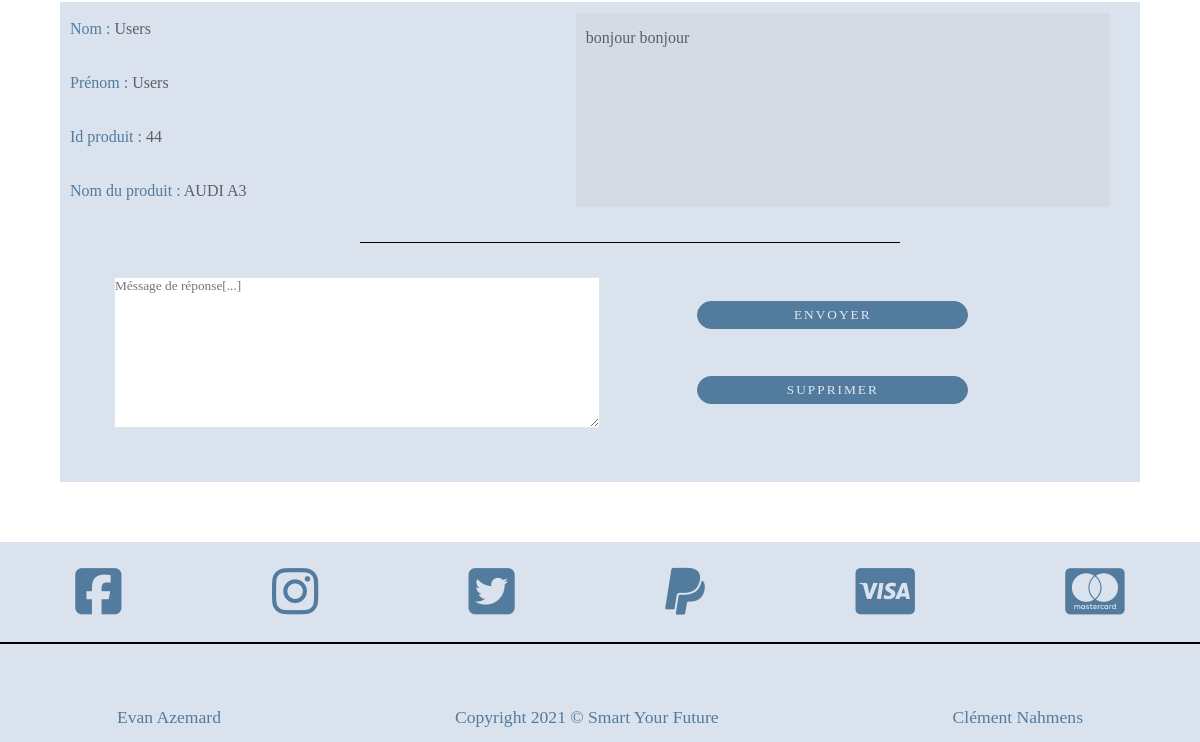
Before: /voir (signed in, lower part) with the older database file.
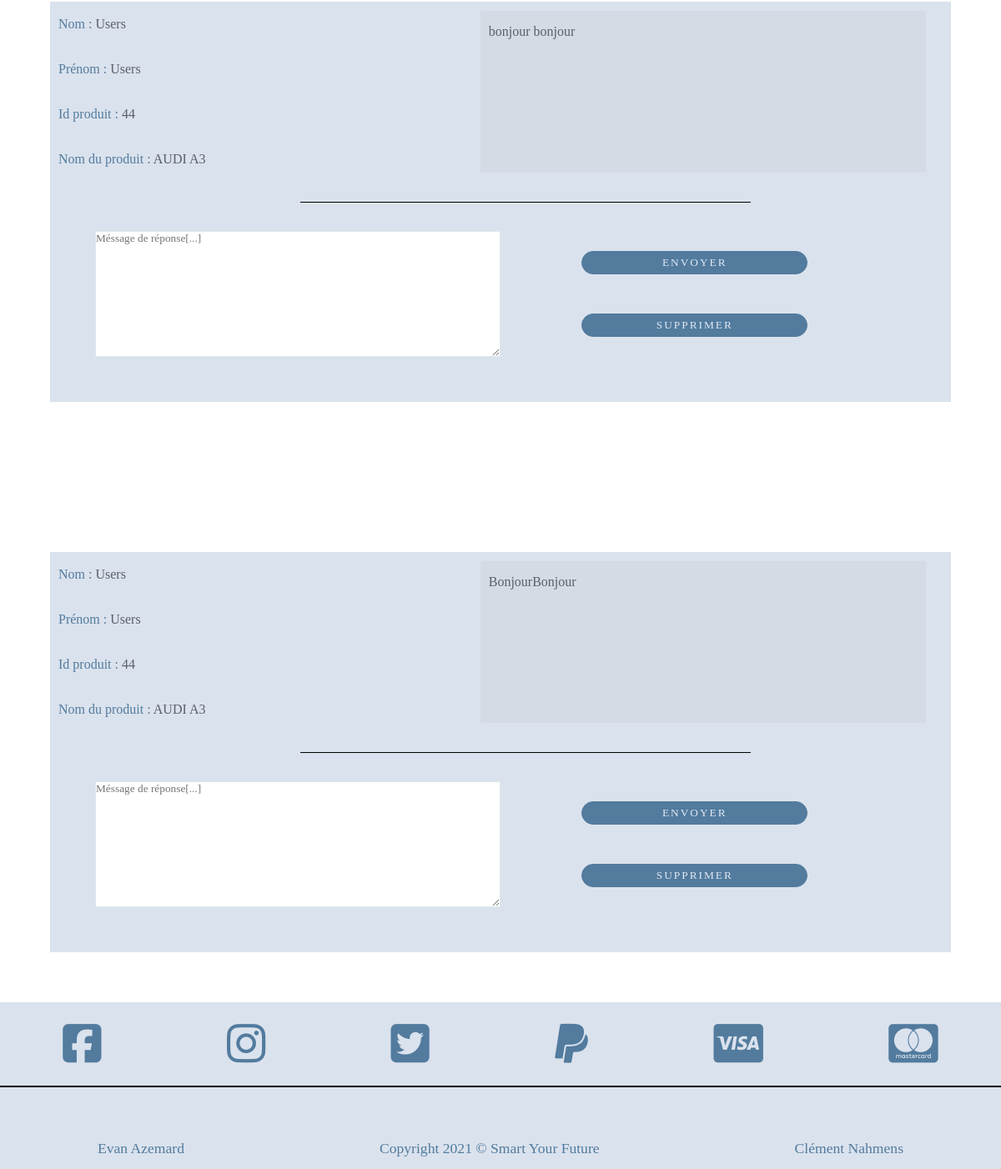
After: the same page with the newer database file.
### tables this page shows
CREATE TABLE `articles` (
  `id_produit` int(11) NOT NULL,
  `resum` varchar(300) NOT NULL,
  `code` int(11) NOT NULL,
  `date_ajout` datetime NOT NULL,
  `id_vendeur` int(11) NOT NULL,
  `categorie` text NOT NULL,
  `nom_model` varchar(150) NOT NULL,
  `marque_model` varchar(150) NOT NULL,
  `prix_article` int(11) NOT NULL,
  `nom_img` varchar(100) NOT NULL,
  `taille_img` int(11) NOT NULL,
  `type_img` varchar(20) NOT NULL,
  `bin_img` longblob NOT NULL
);

CREATE TABLE `users` (
  `id_user` int(11) NOT NULL,
  `prenom` varchar(255) NOT NULL,
  `nom` varchar(255) NOT NULL,
  `tel` int(11) NOT NULL,
  `adresse` varchar(255) NOT NULL,
  `registration_date` datetime NOT NULL,
  `pseudo` varchar(150) NOT NULL,
  `rank` int(11) NOT NULL,
  `age` int(11) NOT NULL,
  `password` varchar(150) NOT NULL,
  `email` varchar(150) NOT NULL
);

CREATE TABLE `contacts` (
  `id` int(11) NOT NULL,
  `id_produit` int(11) NOT NULL,
  `id_user` int(11) NOT NULL,
  `id_vendeur` int(11) NOT NULL,
  `message` varchar(255) NOT NULL,
  `email` text NOT NULL
);

### pass.php (called while the page is built, shortened)
<?php
	$user = "root";

### model/voir.php (called while the page is built, shortened)
<?php
function selcont($id){
    $bdd =  db_connect();
    $sql = $bdd->prepare("SELECT * FROM contacts WHERE id_vendeur = ? ");
    $sql->execute(array($id));
    $sels = $sql->fetchAll();
    return $sels;
}
function selproduit($id){
    $bdd =  db_connect();
    $sql = $bdd->prepare("SELECT * FROM articles WHERE id_produit = ? ");
    $sql->execute(array($id));
    $relproduit = $sql->fetchAll();
    return $relproduit;
}
function seluser($id){
    $bdd =  db_connect();
    $sql = $bdd->prepare("SELECT * FROM users WHERE id_user = ? ");
    $sql->execute(array($id));
    $selusers = $sql->fetch();
    return $selusers;
}

### controllers/voir.php (the view, shortened to what this page needs)
<?php
require('model/voir.php');
function voir(){
    class C_voir
    {
        private $id;
        public function setId($id)
        {
            $this->id = $id;
        }
         public  function logoA(){
            $rec = cherche_logo_voir($_SESSION['id']);
            if ($rec === false){
                var_dump("null");
            }
                ?>
                <?php
        }
        public function repondre($id)
        {
            $sels = selcont($this->id);
            if (!empty($sels))
            {
                            foreach ($sels as  $sel){
                $selusers = seluser($sel['id_user']);
                $relproduit = selproduit($sel['id_produit']);
                foreach ($relproduit as $relproduits)
                {
                                ?><script> alert("Votre message a bien été envoyé.") </script>
                    <div class="admin_div">
                        <div class="admin_cont1">
                            <div class="admin_cont1_text">
                                <div class="admin_label">
                                    <p>Nom : <span class="admin_gray"><?= Htmlspecialchars($selusers['nom']) ?></span> </p>
                                </div>
                                <div class="admin_label">
                                    <p>Prénom : <span class="admin_gray"><?= Htmlspecialchars($selusers['prenom']) ?></span></p>
                                </div>
                                <div class="admin_label">
                                    <p>Id produit : <span class="admin_gray">  <?= Htmlspecialchars($relproduits['id_produit']) ?></span> </p>
                                </div>
                                <div class="admin_label">
                                    <p>Nom du produit : <span class="admin_gray"><?= Htmlspecialchars($relproduits['nom_model']) ?></span> </p>
                                </div>
                            </div>
                            <div class="admin_cont1_textarea">
                                <div class="admin_cont_texta">
                                    <p style="display: flex">
                                        <?= Htmlspecialchars($sel['message'] )?>
                                    </p>
                                </div>
                            </div>
                        </div>
                        <div class="traimoyen_admin"></div>
                        <div class="admin_cont2">
                            <form class="admin_form" method="post">
                                <textarea aria-label="textarea" name="reponse" class="admin_textarea" placeholder="Méssage de réponse[...]"></textarea>
                                <div class="admin_button">
                                    <input type="submit" class="button" name="submit" value="Envoyer">
                                    <input type="submit" class="button" name="supprimer" value="Supprimer">
                                                    </div>
                            </form>
                        </div>
                    </div>
                    <?php
                }
            }
            }else
            {
                echo "
                <div class='afficheadmin'>
                    <p>Vous n'avez aucun méssage</p>
                </div>";
            }
        }
    }
    include('view/layout.php');
}

### index.php (shortened to what this page needs)
<?php
require ('controllers/contact.php');
require ('controllers/voir.php');
if (isset($_GET['page']))
{
    switch($_GET['page'])
    {
        case 'voir';
            voir();
            break;
    }
}else
{
    accueil();
}
?>

### view/layout.php (shortened to what this page needs)
<!DOCTYPE html>
<html lang="fr">
<head>
    <link rel="stylesheet" type="text/css" href="css/grand.css">
    <link rel="stylesheet" type="text/css" href="css/moyen.css">
    <link rel="stylesheet" type="text/css" href="css/tablette.css">
    <link rel="stylesheet" type="text/css" href="css/phablette.css">
    <link rel="stylesheet" type="text/css" href="css/smartphone.css">
</head>
<body>
<?php include $template . '.php' ?>
<footer>
    <div id="footerdiv1">
        <i class="fa fa-facebook-square fa-3x" aria-hidden="true"></i>
        <i class="fa fa-instagram fa-3x" aria-hidden="true"></i>
        <i class="fa fa-twitter-square fa-3x" aria-hidden="true"></i>
        <i class="fa fa-paypal fa-3x" aria-hidden="true"></i>
        <i class="fa fa-cc-visa fa-3x" aria-hidden="true"></i>
        <i class="fa fa-cc-mastercard fa-3x" aria-hidden="true"></i>
    </div>
    <div id="footerdiv2">
        <div id="footerdiv3">
            <p>Evan Azemard</p>
            <p>Copyright 2021 © Smart Your Future</p>
            <p>Clément Nahmens</p>
        </div>
    </div>
</footer>
</body>
</html>

### view/voir.php (shortened to what this page needs)
<?php
$user = new C_voir();
$user->logoA();
?>
<main id="admin_main">
<?= $affiche = $user->repondre($_SESSION['id']); ?>
</main>

### css/tablette.css (style rules this page uses)
@media all and (min-width: 781px) and (max-width: 1225px) { * { margin: 0; padding: 0; box-sizing: border-box; font-family: "Lora", serif; list-style: none; } }
@media all and (min-width: 781px) and (max-width: 1225px) { * input, textarea, select { border: none; outline: none; } }
@media all and (min-width: 781px) and (max-width: 1225px) { body { display: flex; flex-direction: column; justify-content: space-between; min-height: 100vh; width: 100vw; background-color: #FBFBFB; } }
@media all and (min-width: 781px) and (max-width: 1225px) { p { line-height: 30px; margin: 10px 10px; } }
@media all and (min-width: 781px) and (max-width: 1225px) { .button { outline: none; color: #e1e9f4; border: 1px solid #527b9e; background-color: #527b9e; border-radius: 50px; padding: 3px 3px; text-transform: uppercase; letter-spacing: 2px; cursor: pointer; min-height: 3.5vh; min-width: 1vw; } }
@media all and (min-width: 781px) and (max-width: 1225px) { input[type="text"], input[type="submit"] { outline: none; } }
@media all and (min-width: 781px) and (max-width: 1225px) { footer { background-color: #dae2ed; height: 200px; width: 100%; display: flex; flex-direction: column; justify-content: space-between; color: #527b9e; font-size: 1.1rem; } }
@media all and (min-width: 781px) and (max-width: 1225px) { #footerdiv1 { height: 50%; display: flex; justify-content: space-around; align-items: center; } }
@media all and (min-width: 781px) and (max-width: 1225px) { #footerdiv2 { height: 50%; border-top: solid 2px black; display: flex; flex-direction: column-reverse; } }
@media all and (min-width: 781px) and (max-width: 1225px) { #footerdiv3 { display: flex; justify-content: space-around; } }
@media all and (min-width: 781px) and (max-width: 1225px) { main { flex-grow: 1; } }
@media all and (min-width: 781px) and (max-width: 1225px) { #form_contacte input, textarea { width: 18vw; margin-left: 3%; height: 2.6vh; } }
@media all and (min-width: 781px) and (max-width: 1225px) { .register_form_contient label, input { margin-right: 7%; } }
@media all and (min-width: 781px) and (max-width: 1225px) { .ajout_2 input, textarea, select, option { width: 100%; height: 100%; border: #daeaea solid 0.2px; outline: none; } }
@media all and (min-width: 781px) and (max-width: 1225px) { .ajout_2 input, textarea, select, option:focus { border: #daeaea solid 0.2px; } }
@media all and (min-width: 781px) and (max-width: 1225px) { #admin_main { background-color: white; min-height: 50vh; } }
@media all and (min-width: 781px) and (max-width: 1225px) { .admin_div { width: 90%; margin-left: 5%; background-color: #dae2ed; margin-top: 15%; margin-bottom: 5%; height: 60vh; display: flex; flex-direction: column; justify-content: space-between; } }
@media all and (min-width: 781px) and (max-width: 1225px) { .admin_cont1 { height: 45%; display: flex; justify-content: space-between; } }
@media all and (min-width: 781px) and (max-width: 1225px) { .admin_cont1 p { font-size: 1rem!important; } }
@media all and (min-width: 781px) and (max-width: 1225px) { .admin_cont1_text { width: 40%; display: flex; flex-direction: column; justify-content: space-around; } }
@media all and (min-width: 781px) and (max-width: 1225px) { .admin_label { align-items: center; font-size: 2rem; color: #527b9e; } }
@media all and (min-width: 781px) and (max-width: 1225px) { .admin_gray { color: #5a606b; } }
@media all and (min-width: 781px) and (max-width: 1225px) { .admin_cont1_textarea { width: 55%; display: flex; justify-content: center; align-items: center; } }
@media all and (min-width: 781px) and (max-width: 1225px) { .admin_cont_texta { background-color: #d5dbe4; height: 90%; width: 90%; color: #5a606b; font-size: 1.8rem; overflow: auto; } }
@media all and (min-width: 781px) and (max-width: 1225px) { .admin_cont2 { height: 45%; } }
@media all and (min-width: 781px) and (max-width: 1225px) { .admin_form { margin-top: 1%; width: 90%; height: 70%; margin-left: 5%; display: flex; justify-content: space-between; } }
@media all and (min-width: 781px) and (max-width: 1225px) { .admin_textarea { width: 50%; margin: 0; } }
@media all and (min-width: 781px) and (max-width: 1225px) { .traimoyen_admin { background-color: black; height: 1px; width: 50%; margin-left: 25vw; } }
@media all and (min-width: 781px) and (max-width: 1225px) { .admin_button { width: 30%; margin-right: 10%; display: flex; flex-direction: column; justify-content: space-around; } }

Changed rows visible on the page:
added contacts: message "BonjourBonjour", articles ($selusers['nom'] "Users", $selusers['prenom'] "Users", id_produit "44", nom_model "AUDI A3")
